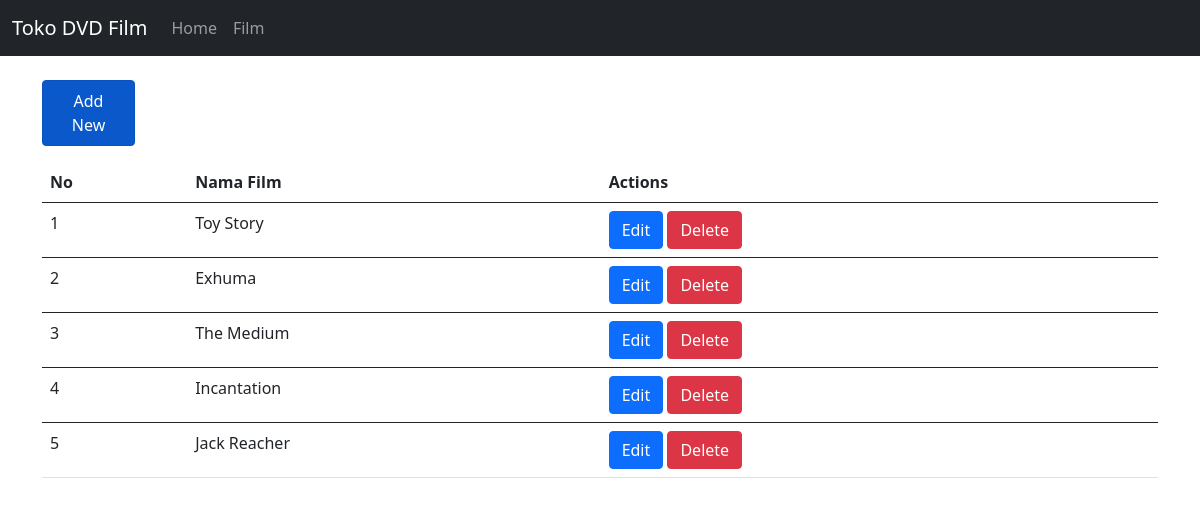
The app's page /Program/film.php with its own data.
### tables this page shows
CREATE TABLE `film` (
  `id_film` int(11) NOT NULL,
  `nama_film` varchar(100) DEFAULT NULL
);

### Program/controllers/Film.controller.php (called while the page is built, shortened)
<?php
include_once("views/Film.view.php");
class FilmController {
    private $film;
    function __construct(){
        $this->film = new FilmClass(Conf::$db_host, Conf::$db_user, Conf::$db_pass, Conf::$db_name);
    }
    public function index() {
        $this->film->open();
        $this->film->getAllFilm();
        $data = array(
          'film' => array(),
        );
        while($row = $this->film->getResult()){
          array_push($data['film'], $row);
        }
        $view = new FilmView();
        $view->render($data);
      }
}

### Program/views/Film.view.php (the view, shortened to what this page needs)
<?php
class FilmView {
    public function render($film) {
        $header = "
            <tr>
                <th>No</th>
                <th>Nama Film</th>
                <th>Actions</th>
            </tr>";
        usort($film['film'], function($a, $b) {
            return $a[0] <=> $b[0];
        });
        $dataFilm = null;
        $no = 1;
        foreach($film['film'] as $val){
            list($id, $nama_film) = $val;
            $dataFilm .= "<tbody><tr>
                    <td>" . $no++ . "</td>
                    <td>" . $nama_film . "</td>
                    <td>
                        <a href='film.php?id_edit=".$id."' class='btn btn-primary'>Edit</a>
                        <a href='film.php?id_hapus=".$id."' class='btn btn-danger'>Delete</a>
                    </td>
                </tr></tbody>";
        }
    }
}

### records on screen
film: nama_film "Toy Story"
film: nama_film "Exhuma"
film: nama_film "The Medium"
film: nama_film "Incantation"
film: nama_film "Jack Reacher"

### other values on screen
$this->content "Toko DVD Film Home Film Add New"
